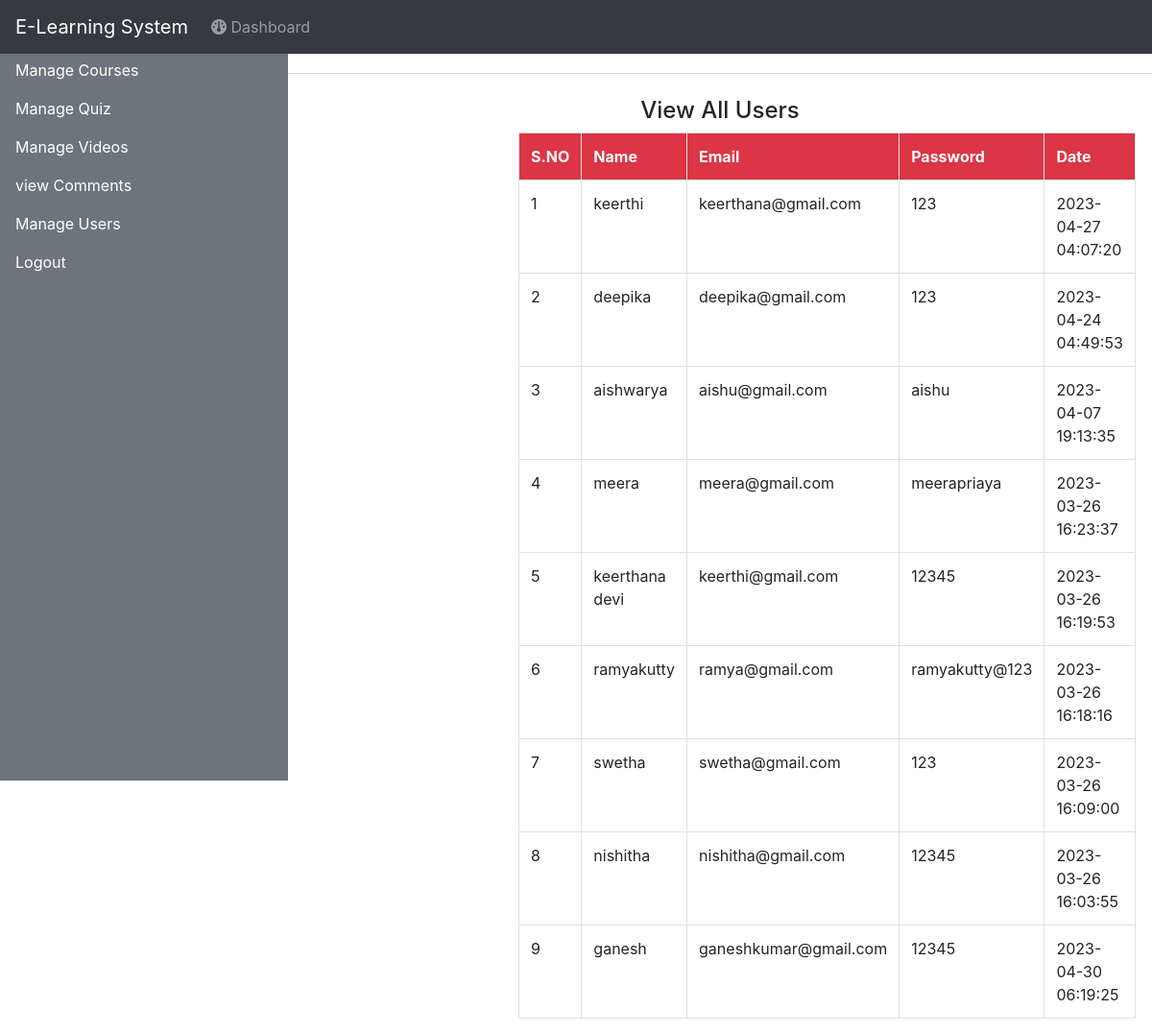
The page /admin/view_users.php on the database its author committed.
### tables this page shows
CREATE TABLE `users` (
  `id` int(11) NOT NULL,
  `name` varchar(30) NOT NULL,
  `email` varchar(30) NOT NULL,
  `password` varchar(30) NOT NULL,
  `regtime` timestamp NOT NULL DEFAULT current_timestamp() ON UPDATE current_timestamp()
);

### admin/view_users.php (the view, shortened to what this page needs)
<!DOCTYPE html>
<html lang="en">
<head>
    <link rel="stylesheet" href="https://cdn.jsdelivr.net/npm/bootstrap@4.6.2/dist/css/bootstrap.min.css">
  <link rel="stylesheet" href="https://cdnjs.cloudflare.com/ajax/libs/font-awesome/6.3.0/css/all.min.css" />
  <link rel="stylesheet" href="style.css">
  <link rel='stylesheet' href='https://cdn.jsdelivr.net/npm/sweetalert2@7.12.15/dist/sweetalert2.min.css'></link>
</head>
<body class="on">
    <?php
include('aheader.php');
    ?>
<div class="" style="width:75%;float:right;height:95vh;margin-top:60px;">
<ul class="nav" style="border-bottom:1px solid lightgrey;">
  <li class="nav-item">
    <a class="nav-link" href="view_courses.php"></a>
  </li>
  <li class="nav-item">
    <a class="nav-link" href="manage_course.php"></a>
  </li>
</ul>
<div class="container">
    <div class="row mt-4">
<div class="col-md-6 offset-md-3">
<h4 class="text-center">View All Users</h4>
<table class="table table-bordered">
<tr class="bg-danger text-white">
    <th>S.NO</th>
    <th>Name</th>
    <th>Email</th>
    <th>Password</th>
    <th>Date</th>
</tr>
<?php
include('../db.php');
$sql="select * from users order by id desc";
$result=mysqli_query($con,$sql);
if(mysqli_num_rows($result)>0)
{
    $i=1;
    while($row=mysqli_fetch_assoc($result))
    {
        ?>
<tr>
<td><?php echo $i; ?></td>
<td><?php echo $row['name']; ?></td>
<td><?php echo $row['email']; ?></td>
<td><?php echo $row['password']; ?></td>
<td><?php echo $row['regtime']; ?></td>
</tr>
        <?php
        $i++;
    }
}
?>
</table>
</div>
</div>
  </div>
</div>
<?php
include('leftbar.php');
?>
</body>
</html>

### admin/view_users.php (style rules this page uses)
table { height:200px; width:100%; overflow-x:scroll; overflow-y:scroll; }

### rows shown on the page
users: name "keerthi", email "keerthana@gmail.com", password "123", regtime "2023-04-27 04:07:20"
users: name "deepika", email "deepika@gmail.com", password "123", regtime "2023-04-24 04:49:53"
users: name "aishwarya", email "aishu@gmail.com", password "aishu", regtime "2023-04-07 19:13:35"
users: name "meera", email "meera@gmail.com", password "meerapriaya", regtime "2023-03-26 16:23:37"
users: name "keerthana devi", email "keerthi@gmail.com", password "12345", regtime "2023-03-26 16:19:53"
users: name "ramyakutty", email "ramya@gmail.com", password "ramyakutty@123", regtime "2023-03-26 16:18:16"
users: name "swetha", email "swetha@gmail.com", password "123", regtime "2023-03-26 16:09:00"
users: name "nishitha", email "nishitha@gmail.com", password "12345", regtime "2023-03-26 16:03:55"
users: name "ganesh", email "ganeshkumar@gmail.com", password "12345", regtime "2023-04-30 06:19:25"
